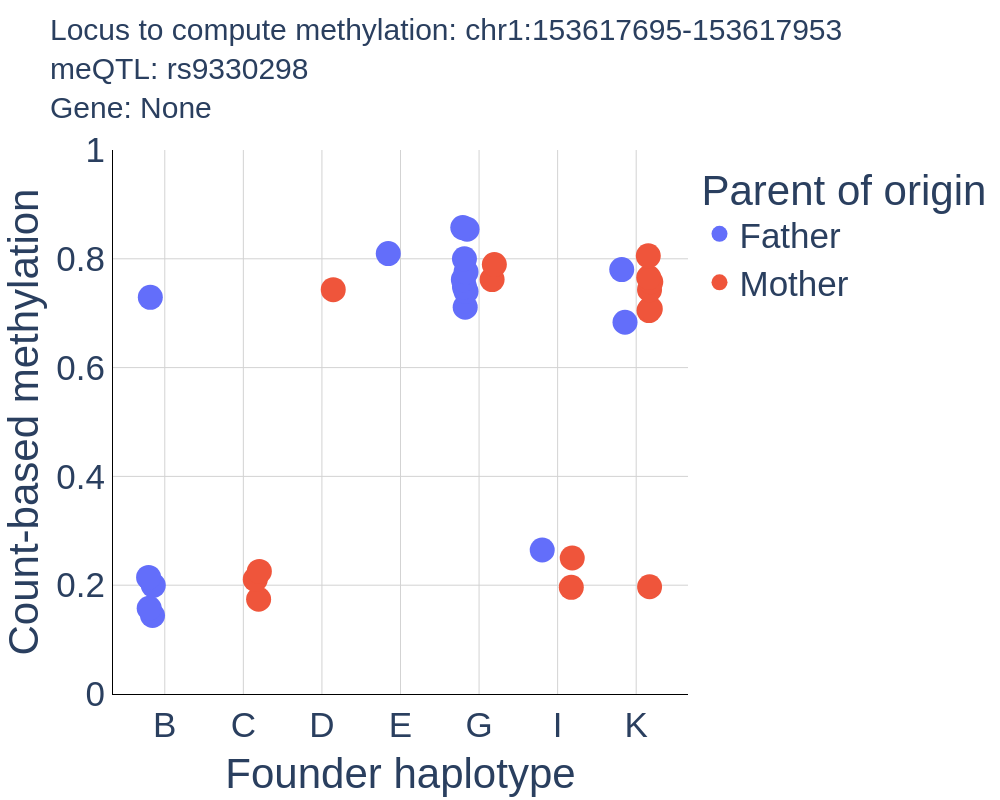
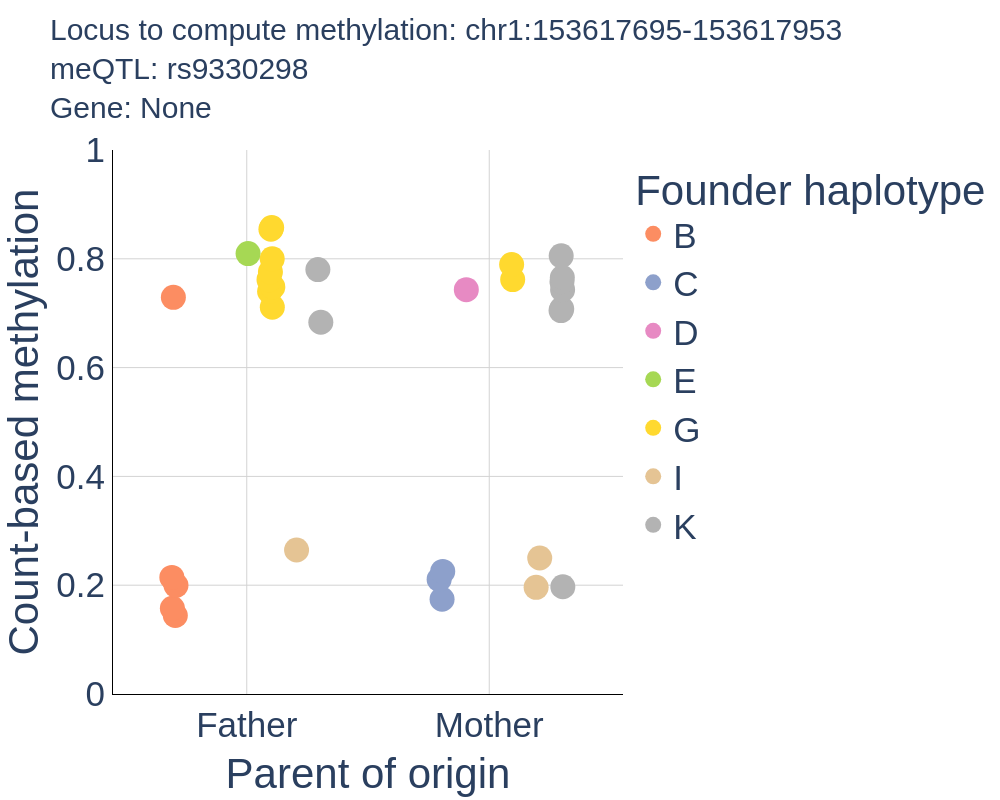
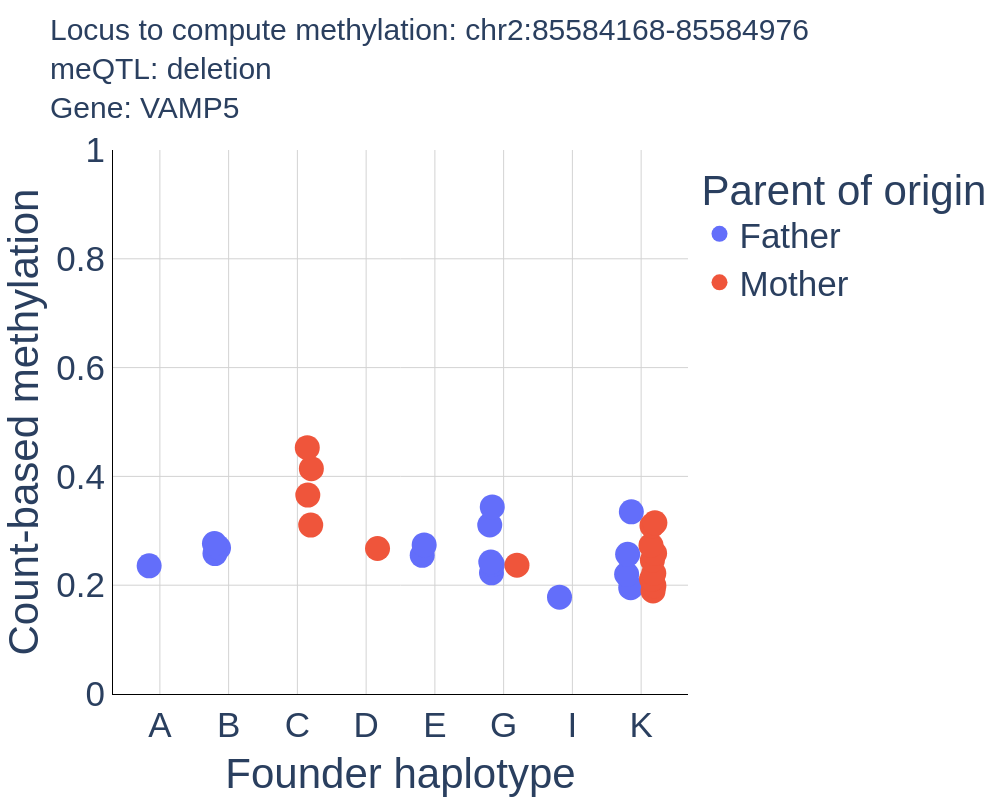
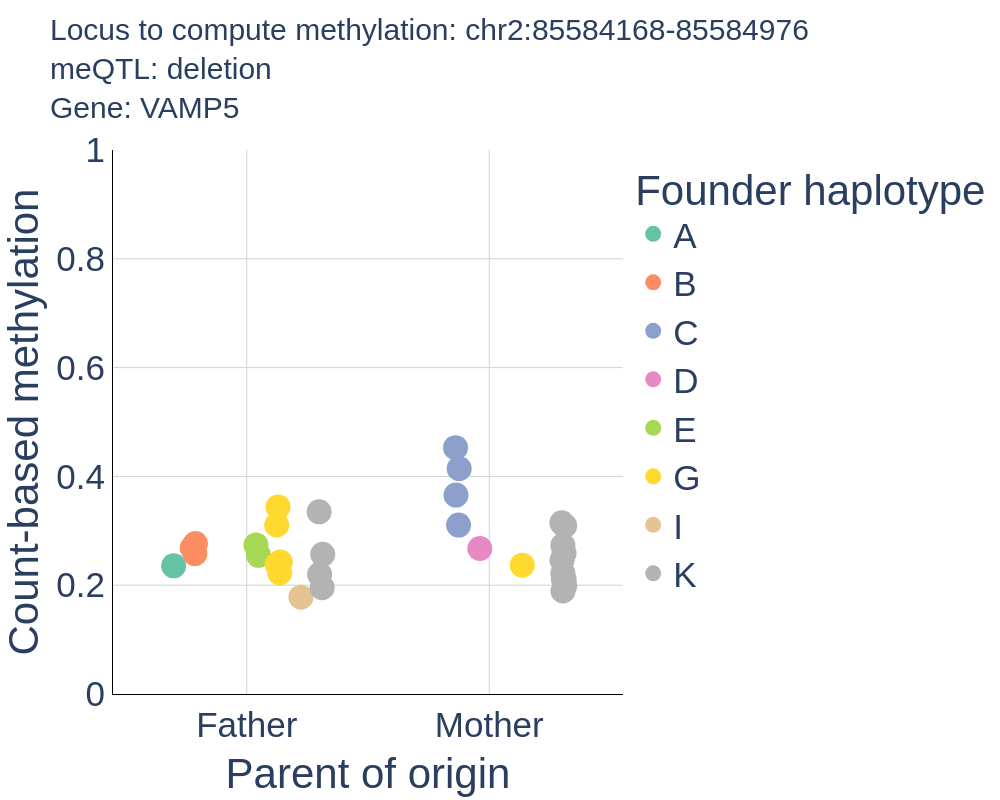

Write notebook code for charts like these, in order.
### Markdown cell above
## Correlate methylation with founder haplotypes, and with parental haplotypes

### Code cell
import correlate_methylation_with_haplotypes
importlib.reload(correlate_methylation_with_haplotypes)
from correlate_methylation_with_haplotypes import (
    correlate_methylation_with_haplotypes, 
)

correlate_methylation_with_haplotypes(mode='count')

### Figure 1 — Plotly figure (JSON) as saved in the notebook; plotly's stock layout.template omitted (floating-point values rounded to 4 significant figures)
{"data": [{"alignmentgroup": "True", "boxpoints": "all", "customdata": [["200081"], ["200082"], ["200084"], ["200085"], ["200087"], ["NA12877"], ["NA12887"], ["NA12885"], ["NA12881"], ["NA12884"], ["NA12882"], ["200101"], ["200102"], ["200106"], ["NA12878"], ["200104"], ["200105"]], "fillcolor": "rgba(255,255,255,0)", "hoveron": "points", "hovertemplate": "parent=Father<br>Founder haplotype=%{x}<br>Count-based methylation=%{y}<br>sample=%{customdata[0]}<extra></extra>", "legendgroup": "Father", "line": {"color": "rgba(255,255,255,0)"}, "marker": {"color": "#636efa", "size": 25}, "name": "Father", "offsetgroup": "Father", "orientation": "v", "pointpos": 0, "showlegend": true, "type": "box", "x": ["B", "B", "B", "B", "B", "E", "G", "G", "G", "G", "G", "G", "G", "G", "I", "K", "K"], "x0": " ", "xaxis": "x", "y": [0.2143, 0.1577, 0.1443, 0.7292, 0.1998, 0.8097, 0.7758, 0.7398, 0.8573, 0.7112, 0.8, 0.7483, 0.8543, 0.7617, 0.2647, 0.6833, 0.7802], "y0": " ", "yaxis": "y"}, {"alignmentgroup": "True", "boxpoints": "all", "customdata": [["200102"], ["200105"], ["200106"], ["200101"], ["NA12877"], ["200082"], ["NA12887"], ["NA12881"], ["NA12878"], ["NA12885"], ["NA12884"], ["NA12882"], ["200081"], ["200084"], ["200085"]], "fillcolor": "rgba(255,255,255,0)", "hoveron": "points", "hovertemplate": "parent=Mother<br>Founder haplotype=%{x}<br>Count-based methylation=%{y}<br>sample=%{customdata[0]}<extra></extra>", "legendgroup": "Mother", "line": {"color": "rgba(255,255,255,0)"}, "marker": {"color": "#EF553B", "size": 25}, "name": "Mother", "offsetgroup": "Mother", "orientation": "v", "pointpos": 0, "showlegend": true, "type": "box", "x": ["C", "C", "C", "D", "G", "G", "I", "I", "K", "K", "K", "K", "K", "K", "K"], "x0": " ", "xaxis": "x", "y": [0.2253, 0.1742, 0.2107, 0.7433, 0.7893, 0.7618, 0.1962, 0.25, 0.7657, 0.7433, 0.7048, 0.7578, 0.8055, 0.7082, 0.1972], "y0": " ", "yaxis": "y"}], "layout": {"bargap": 0.1, "boxmode": "group", "height": 800, "legend": {"title": {"text": "Parent of origin"}, "tracegroupgap": 0}, "margin": {"t": 150}, "paper_bgcolor": "white", "plot_bgcolor": "white", "title": {"font": {"size": 30}, "text": "Locus to compute methylation: chr1:153617695-153617953<br>meQTL: rs9330298<br>Gene: None", "y": 0.95}, "width": 1000, "xaxis": {"anchor": "y", "categoryarray": ["B", "C", "D", "E", "G", "I", "K"], "categoryorder": "array", "domain": [0, 1], "gridcolor": "lightgray", "linecolor": "black", "title": {"text": "Founder haplotype"}}, "yaxis": {"anchor": "x", "domain": [0, 1], "gridcolor": "lightgray", "linecolor": "black", "range": [0, 1], "title": {"text": "Count-based methylation"}}}}

### Figure 2 — Plotly figure (JSON) as saved in the notebook; plotly's stock layout.template omitted (floating-point values rounded to 4 significant figures)
{"data": [{"alignmentgroup": "True", "boxpoints": "all", "customdata": [["200081"], ["200082"], ["200084"], ["200085"], ["200087"]], "fillcolor": "rgba(255,255,255,0)", "hoveron": "points", "hovertemplate": "Founder haplotype=B<br>Parent of origin=%{x}<br>Count-based methylation=%{y}<br>sample=%{customdata[0]}<extra></extra>", "jitter": 0.3, "legendgroup": "B", "line": {"color": "rgba(255,255,255,0)"}, "marker": {"color": "rgb(252,141,98)", "size": 25}, "name": "B", "offsetgroup": "B", "orientation": "v", "pointpos": 0, "showlegend": true, "type": "box", "x": ["Father", "Father", "Father", "Father", "Father"], "x0": " ", "xaxis": "x", "y": [0.2143, 0.1577, 0.1443, 0.7292, 0.1998], "y0": " ", "yaxis": "y"}, {"alignmentgroup": "True", "boxpoints": "all", "customdata": [["200102"], ["200105"], ["200106"]], "fillcolor": "rgba(255,255,255,0)", "hoveron": "points", "hovertemplate": "Founder haplotype=C<br>Parent of origin=%{x}<br>Count-based methylation=%{y}<br>sample=%{customdata[0]}<extra></extra>", "jitter": 0.3, "legendgroup": "C", "line": {"color": "rgba(255,255,255,0)"}, "marker": {"color": "rgb(141,160,203)", "size": 25}, "name": "C", "offsetgroup": "C", "orientation": "v", "pointpos": 0, "showlegend": true, "type": "box", "x": ["Mother", "Mother", "Mother"], "x0": " ", "xaxis": "x", "y": [0.2253, 0.1742, 0.2107], "y0": " ", "yaxis": "y"}, {"alignmentgroup": "True", "boxpoints": "all", "customdata": [["200101"]], "fillcolor": "rgba(255,255,255,0)", "hoveron": "points", "hovertemplate": "Founder haplotype=D<br>Parent of origin=%{x}<br>Count-based methylation=%{y}<br>sample=%{customdata[0]}<extra></extra>", "jitter": 0.3, "legendgroup": "D", "line": {"color": "rgba(255,255,255,0)"}, "marker": {"color": "rgb(231,138,195)", "size": 25}, "name": "D", "offsetgroup": "D", "orientation": "v", "pointpos": 0, "showlegend": true, "type": "box", "x": ["Mother"], "x0": " ", "xaxis": "x", "y": [0.7433], "y0": " ", "yaxis": "y"}, {"alignmentgroup": "True", "boxpoints": "all", "customdata": [["NA12877"]], "fillcolor": "rgba(255,255,255,0)", "hoveron": "points", "hovertemplate": "Founder haplotype=E<br>Parent of origin=%{x}<br>Count-based methylation=%{y}<br>sample=%{customdata[0]}<extra></extra>", "jitter": 0.3, "legendgroup": "E", "line": {"color": "rgba(255,255,255,0)"}, "marker": {"color": "rgb(166,216,84)", "size": 25}, "name": "E", "offsetgroup": "E", "orientation": "v", "pointpos": 0, "showlegend": true, "type": "box", "x": ["Father"], "x0": " ", "xaxis": "x", "y": [0.8097], "y0": " ", "yaxis": "y"}, {"alignmentgroup": "True", "boxpoints": "all", "customdata": [["NA12887"], ["NA12885"], ["NA12881"], ["NA12884"], ["NA12882"], ["200101"], ["200102"], ["200106"], ["NA12877"], ["200082"]], "fillcolor": "rgba(255,255,255,0)", "hoveron": "points", "hovertemplate": "Founder haplotype=G<br>Parent of origin=%{x}<br>Count-based methylation=%{y}<br>sample=%{customdata[0]}<extra></extra>", "jitter": 0.3, "legendgroup": "G", "line": {"color": "rgba(255,255,255,0)"}, "marker": {"color": "rgb(255,217,47)", "size": 25}, "name": "G", "offsetgroup": "G", "orientation": "v", "pointpos": 0, "showlegend": true, "type": "box", "x": ["Father", "Father", "Father", "Father", "Father", "Father", "Father", "Father", "Mother", "Mother"], "x0": " ", "xaxis": "x", "y": [0.7758, 0.7398, 0.8573, 0.7112, 0.8, 0.7483, 0.8543, 0.7617, 0.7893, 0.7618], "y0": " ", "yaxis": "y"}, {"alignmentgroup": "True", "boxpoints": "all", "customdata": [["NA12878"], ["NA12887"], ["NA12881"]], "fillcolor": "rgba(255,255,255,0)", "hoveron": "points", "hovertemplate": "Founder haplotype=I<br>Parent of origin=%{x}<br>Count-based methylation=%{y}<br>sample=%{customdata[0]}<extra></extra>", "jitter": 0.3, "legendgroup": "I", "line": {"color": "rgba(255,255,255,0)"}, "marker": {"color": "rgb(229,196,148)", "size": 25}, "name": "I", "offsetgroup": "I", "orientation": "v", "pointpos": 0, "showlegend": true, "type": "box", "x": ["Father", "Mother", "Mother"], "x0": " ", "xaxis": "x", "y": [0.2647, 0.1962, 0.25], "y0": " ", "yaxis": "y"}, {"alignmentgroup": "True", "boxpoints": "all", "customdata": [["200104"], ["200105"], ["NA12878"], ["NA12885"], ["NA12884"], ["NA12882"], ["200081"], ["200084"], ["200085"]], "fillcolor": "rgba(255,255,255,0)", "hoveron": "points", "hovertemplate": "Founder haplotype=K<br>Parent of origin=%{x}<br>Count-based methylation=%{y}<br>sample=%{customdata[0]}<extra></extra>", "jitter": 0.3, "legendgroup": "K", "line": {"color": "rgba(255,255,255,0)"}, "marker": {"color": "rgb(179,179,179)", "size": 25}, "name": "K", "offsetgroup": "K", "orientation": "v", "pointpos": 0, "showlegend": true, "type": "box", "x": ["Father", "Father", "Mother", "Mother", "Mother", "Mother", "Mother", "Mother", "Mother"], "x0": " ", "xaxis": "x", "y": [0.6833, 0.7802, 0.7657, 0.7433, 0.7048, 0.7578, 0.8055, 0.7082, 0.1972], "y0": " ", "yaxis": "y"}], "layout": {"bargap": 0.1, "boxmode": "group", "height": 800, "legend": {"title": {"text": "Founder haplotype"}, "tracegroupgap": 0}, "margin": {"t": 150}, "paper_bgcolor": "white", "plot_bgcolor": "white", "title": {"font": {"size": 30}, "text": "Locus to compute methylation: chr1:153617695-153617953<br>meQTL: rs9330298<br>Gene: None", "y": 0.95}, "width": 1000, "xaxis": {"anchor": "y", "categoryarray": ["Father", "Mother"], "categoryorder": "array", "domain": [0, 1], "gridcolor": "lightgray", "linecolor": "black", "title": {"text": "Parent of origin"}}, "yaxis": {"anchor": "x", "domain": [0, 1], "gridcolor": "lightgray", "linecolor": "black", "range": [0, 1], "title": {"text": "Count-based methylation"}}}}

### Figure 3 — Plotly figure (JSON) as saved in the notebook; plotly's stock layout.template omitted (floating-point values rounded to 4 significant figures)
{"data": [{"alignmentgroup": "True", "boxpoints": "all", "customdata": [["200082"], ["200081"], ["200084"], ["200085"], ["NA12884"], ["NA12882"], ["NA12887"], ["NA12879"], ["NA12886"], ["200101"], ["200105"], ["NA12878"], ["200102"], ["200103"], ["200104"], ["200106"]], "fillcolor": "rgba(255,255,255,0)", "hoveron": "points", "hovertemplate": "parent=Father<br>Founder haplotype=%{x}<br>Count-based methylation=%{y}<br>sample=%{customdata[0]}<extra></extra>", "legendgroup": "Father", "line": {"color": "rgba(255,255,255,0)"}, "marker": {"color": "#636efa", "size": 25}, "name": "Father", "offsetgroup": "Father", "orientation": "v", "pointpos": 0, "showlegend": true, "type": "box", "x": ["A", "B", "B", "B", "E", "E", "G", "G", "G", "G", "G", "I", "K", "K", "K", "K"], "x0": " ", "xaxis": "x", "y": [0.2356, 0.2688, 0.2581, 0.2764, 0.2549, 0.274, 0.2227, 0.2379, 0.2424, 0.3439, 0.3107, 0.178, 0.3348, 0.2568, 0.2199, 0.1955], "y0": " ", "yaxis": "y"}, {"alignmentgroup": "True", "boxpoints": "all", "customdata": [["200101"], ["200102"], ["200103"], ["200105"], ["200104"], ["200084"], ["NA12878"], ["NA12887"], ["NA12881"], ["NA12886"], ["NA12884"], ["NA12882"], ["200081"], ["200082"], ["200085"], ["200087"]], "fillcolor": "rgba(255,255,255,0)", "hoveron": "points", "hovertemplate": "parent=Mother<br>Founder haplotype=%{x}<br>Count-based methylation=%{y}<br>sample=%{customdata[0]}<extra></extra>", "legendgroup": "Mother", "line": {"color": "rgba(255,255,255,0)"}, "marker": {"color": "#EF553B", "size": 25}, "name": "Mother", "offsetgroup": "Mother", "orientation": "v", "pointpos": 0, "showlegend": true, "type": "box", "x": ["C", "C", "C", "C", "D", "G", "K", "K", "K", "K", "K", "K", "K", "K", "K", "K"], "x0": " ", "xaxis": "x", "y": [0.3105, 0.4528, 0.3657, 0.4143, 0.2674, 0.2369, 0.1893, 0.2111, 0.3094, 0.2461, 0.2218, 0.3146, 0.273, 0.2586, 0.1991, 0.2112], "y0": " ", "yaxis": "y"}], "layout": {"bargap": 0.1, "boxmode": "group", "height": 800, "legend": {"title": {"text": "Parent of origin"}, "tracegroupgap": 0}, "margin": {"t": 150}, "paper_bgcolor": "white", "plot_bgcolor": "white", "title": {"font": {"size": 30}, "text": "Locus to compute methylation: chr2:85584168-85584976<br>meQTL: deletion<br>Gene: VAMP5", "y": 0.95}, "width": 1000, "xaxis": {"anchor": "y", "categoryarray": ["A", "B", "C", "D", "E", "G", "I", "K"], "categoryorder": "array", "domain": [0, 1], "gridcolor": "lightgray", "linecolor": "black", "title": {"text": "Founder haplotype"}}, "yaxis": {"anchor": "x", "domain": [0, 1], "gridcolor": "lightgray", "linecolor": "black", "range": [0, 1], "title": {"text": "Count-based methylation"}}}}

### Figure 4 — Plotly figure (JSON) as saved in the notebook; plotly's stock layout.template omitted (floating-point values rounded to 4 significant figures)
{"data": [{"alignmentgroup": "True", "boxpoints": "all", "customdata": [["200082"]], "fillcolor": "rgba(255,255,255,0)", "hoveron": "points", "hovertemplate": "Founder haplotype=A<br>Parent of origin=%{x}<br>Count-based methylation=%{y}<br>sample=%{customdata[0]}<extra></extra>", "jitter": 0.3, "legendgroup": "A", "line": {"color": "rgba(255,255,255,0)"}, "marker": {"color": "rgb(102,194,165)", "size": 25}, "name": "A", "offsetgroup": "A", "orientation": "v", "pointpos": 0, "showlegend": true, "type": "box", "x": ["Father"], "x0": " ", "xaxis": "x", "y": [0.2356], "y0": " ", "yaxis": "y"}, {"alignmentgroup": "True", "boxpoints": "all", "customdata": [["200081"], ["200084"], ["200085"]], "fillcolor": "rgba(255,255,255,0)", "hoveron": "points", "hovertemplate": "Founder haplotype=B<br>Parent of origin=%{x}<br>Count-based methylation=%{y}<br>sample=%{customdata[0]}<extra></extra>", "jitter": 0.3, "legendgroup": "B", "line": {"color": "rgba(255,255,255,0)"}, "marker": {"color": "rgb(252,141,98)", "size": 25}, "name": "B", "offsetgroup": "B", "orientation": "v", "pointpos": 0, "showlegend": true, "type": "box", "x": ["Father", "Father", "Father"], "x0": " ", "xaxis": "x", "y": [0.2688, 0.2581, 0.2764], "y0": " ", "yaxis": "y"}, {"alignmentgroup": "True", "boxpoints": "all", "customdata": [["200101"], ["200102"], ["200103"], ["200105"]], "fillcolor": "rgba(255,255,255,0)", "hoveron": "points", "hovertemplate": "Founder haplotype=C<br>Parent of origin=%{x}<br>Count-based methylation=%{y}<br>sample=%{customdata[0]}<extra></extra>", "jitter": 0.3, "legendgroup": "C", "line": {"color": "rgba(255,255,255,0)"}, "marker": {"color": "rgb(141,160,203)", "size": 25}, "name": "C", "offsetgroup": "C", "orientation": "v", "pointpos": 0, "showlegend": true, "type": "box", "x": ["Mother", "Mother", "Mother", "Mother"], "x0": " ", "xaxis": "x", "y": [0.3105, 0.4528, 0.3657, 0.4143], "y0": " ", "yaxis": "y"}, {"alignmentgroup": "True", "boxpoints": "all", "customdata": [["200104"]], "fillcolor": "rgba(255,255,255,0)", "hoveron": "points", "hovertemplate": "Founder haplotype=D<br>Parent of origin=%{x}<br>Count-based methylation=%{y}<br>sample=%{customdata[0]}<extra></extra>", "jitter": 0.3, "legendgroup": "D", "line": {"color": "rgba(255,255,255,0)"}, "marker": {"color": "rgb(231,138,195)", "size": 25}, "name": "D", "offsetgroup": "D", "orientation": "v", "pointpos": 0, "showlegend": true, "type": "box", "x": ["Mother"], "x0": " ", "xaxis": "x", "y": [0.2674], "y0": " ", "yaxis": "y"}, {"alignmentgroup": "True", "boxpoints": "all", "customdata": [["NA12884"], ["NA12882"]], "fillcolor": "rgba(255,255,255,0)", "hoveron": "points", "hovertemplate": "Founder haplotype=E<br>Parent of origin=%{x}<br>Count-based methylation=%{y}<br>sample=%{customdata[0]}<extra></extra>", "jitter": 0.3, "legendgroup": "E", "line": {"color": "rgba(255,255,255,0)"}, "marker": {"color": "rgb(166,216,84)", "size": 25}, "name": "E", "offsetgroup": "E", "orientation": "v", "pointpos": 0, "showlegend": true, "type": "box", "x": ["Father", "Father"], "x0": " ", "xaxis": "x", "y": [0.2549, 0.274], "y0": " ", "yaxis": "y"}, {"alignmentgroup": "True", "boxpoints": "all", "customdata": [["NA12887"], ["NA12879"], ["NA12886"], ["200101"], ["200105"], ["200084"]], "fillcolor": "rgba(255,255,255,0)", "hoveron": "points", "hovertemplate": "Founder haplotype=G<br>Parent of origin=%{x}<br>Count-based methylation=%{y}<br>sample=%{customdata[0]}<extra></extra>", "jitter": 0.3, "legendgroup": "G", "line": {"color": "rgba(255,255,255,0)"}, "marker": {"color": "rgb(255,217,47)", "size": 25}, "name": "G", "offsetgroup": "G", "orientation": "v", "pointpos": 0, "showlegend": true, "type": "box", "x": ["Father", "Father", "Father", "Father", "Father", "Mother"], "x0": " ", "xaxis": "x", "y": [0.2227, 0.2379, 0.2424, 0.3439, 0.3107, 0.2369], "y0": " ", "yaxis": "y"}, {"alignmentgroup": "True", "boxpoints": "all", "customdata": [["NA12878"]], "fillcolor": "rgba(255,255,255,0)", "hoveron": "points", "hovertemplate": "Founder haplotype=I<br>Parent of origin=%{x}<br>Count-based methylation=%{y}<br>sample=%{customdata[0]}<extra></extra>", "jitter": 0.3, "legendgroup": "I", "line": {"color": "rgba(255,255,255,0)"}, "marker": {"color": "rgb(229,196,148)", "size": 25}, "name": "I", "offsetgroup": "I", "orientation": "v", "pointpos": 0, "showlegend": true, "type": "box", "x": ["Father"], "x0": " ", "xaxis": "x", "y": [0.178], "y0": " ", "yaxis": "y"}, {"alignmentgroup": "True", "boxpoints": "all", "customdata": [["200102"], ["200103"], ["200104"], ["200106"], ["NA12878"], ["NA12887"], ["NA12881"], ["NA12886"], ["NA12884"], ["NA12882"], ["200081"], ["200082"], ["200085"], ["200087"]], "fillcolor": "rgba(255,255,255,0)", "hoveron": "points", "hovertemplate": "Founder haplotype=K<br>Parent of origin=%{x}<br>Count-based methylation=%{y}<br>sample=%{customdata[0]}<extra></extra>", "jitter": 0.3, "legendgroup": "K", "line": {"color": "rgba(255,255,255,0)"}, "marker": {"color": "rgb(179,179,179)", "size": 25}, "name": "K", "offsetgroup": "K", "orientation": "v", "pointpos": 0, "showlegend": true, "type": "box", "x": ["Father", "Father", "Father", "Father", "Mother", "Mother", "Mother", "Mother", "Mother", "Mother", "Mother", "Mother", "Mother", "Mother"], "x0": " ", "xaxis": "x", "y": [0.3348, 0.2568, 0.2199, 0.1955, 0.1893, 0.2111, 0.3094, 0.2461, 0.2218, 0.3146, 0.273, 0.2586, 0.1991, 0.2112], "y0": " ", "yaxis": "y"}], "layout": {"bargap": 0.1, "boxmode": "group", "height": 800, "legend": {"title": {"text": "Founder haplotype"}, "tracegroupgap": 0}, "margin": {"t": 150}, "paper_bgcolor": "white", "plot_bgcolor": "white", "title": {"font": {"size": 30}, "text": "Locus to compute methylation: chr2:85584168-85584976<br>meQTL: deletion<br>Gene: VAMP5", "y": 0.95}, "width": 1000, "xaxis": {"anchor": "y", "categoryarray": ["Father", "Mother"], "categoryorder": "array", "domain": [0, 1], "gridcolor": "lightgray", "linecolor": "black", "title": {"text": "Parent of origin"}}, "yaxis": {"anchor": "x", "domain": [0, 1], "gridcolor": "lightgray", "linecolor": "black", "range": [0, 1], "title": {"text": "Count-based methylation"}}}}
